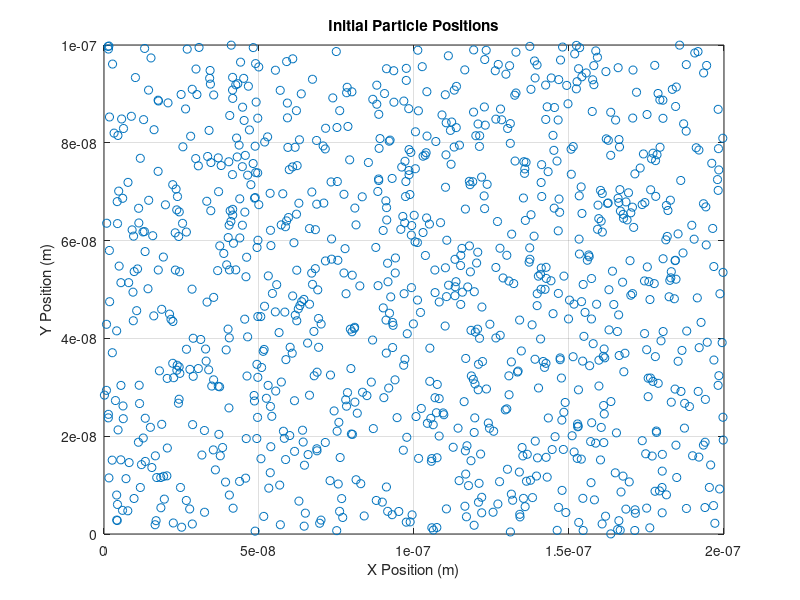
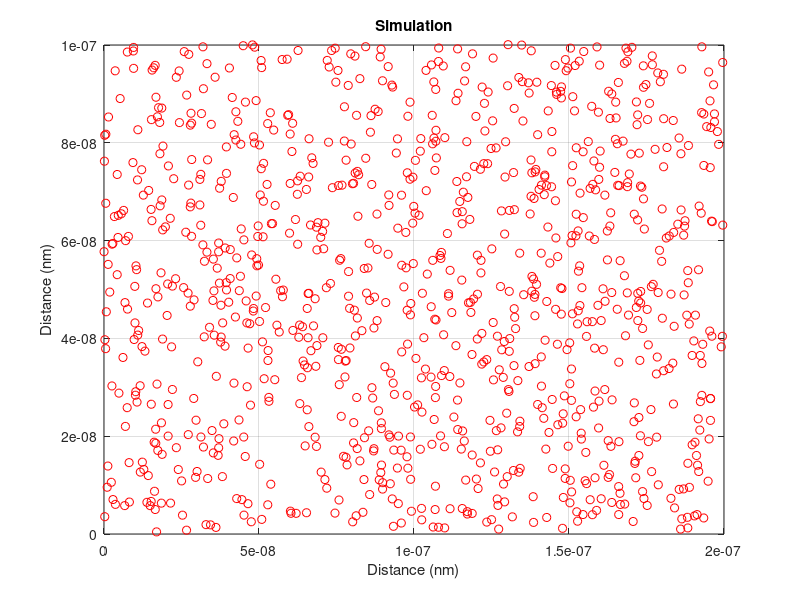
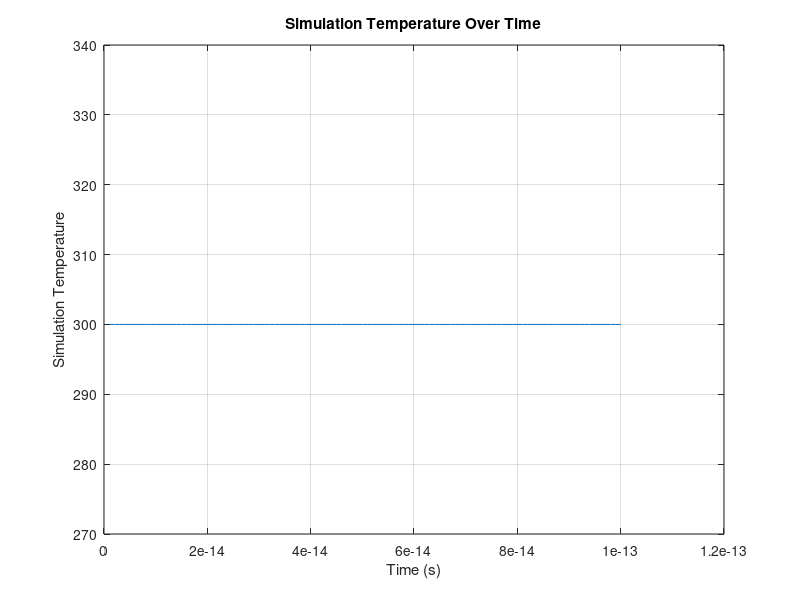

MATLAB code for these plots, in order: (Note: this script raises an error after producing the figures.)
% Creator: Rudi Hidvary 
% Student Number: 101037815
% Class: ELEC 4700 
% Document: Assignment 1

% QUESTIONS
% Q1: how do i get the trajectories not just the current values 
% Q2: mean free path for part 2 and how to get the time between collisions 
% Q3: How do i fix time on the temp graphs 

close all
clear
clc

% Constants for Model 
m0 = 9.11e-31; % electron mass (kg)
k = 1.381e-23; % boltzmans constant 

%Model Parameters
length = 200e-9;        % size of simulation in x dierection (m)
height = 100e-9;        % size of simulation in y direction (m)
temperature = 300;      % temperature in kelvin
me = 0.26*m0;           % Effective mass of an electorn in our simulation
e_num = 1000;             % Number of electrons in the simulation 
simlength = 100;        % Sests the number of iterations the simulation undergoes
graph_pause = 1;
sim_pause = 0.0000001;


% Initial Calculations 
% Question 1.a THERMAL VELOCITY
thermal_velocity = sqrt((2*k*temperature)/me) % velocity in (m/s)

% Initializing the Simulation Parameters 
initial_xposition = length*rand(e_num,1); % Sets the initial x positions as a vector of randomly selected numbers over the length of the simulation
initial_yposition = height*rand(e_num,1); % Sets the initial y position as a vector of randomly selected numbers over the length of the simulation
theta = 2*pi*rand(e_num,1); % Initializes a vector of random angles the size of the number of electrons
initial_xvelocity = thermal_velocity.*cos(theta).*ones(e_num,1); % Sets the initial velocity as the thermal temperature  
initial_yvelocity = thermal_velocity.*sin(theta).*ones(e_num,1); % 

figure(1)
plot(initial_xposition, initial_yposition, 'o')
title('Initial Particle Positions')
xlabel('X Position (m)')
ylabel('Y Position (m)')
axis([0 200e-9 0 100e-9])
grid on
pause(graph_pause)

timestep = 1e-15; % Timestep is the amount of time between each interval of the calculations 

new_xposition = initial_xposition; % Sets the 
new_yposition = initial_yposition;
new_xvelocity = initial_xvelocity;
new_yvelocity = initial_yvelocity;

initial_velocity = (mean(new_xvelocity.^2)) + (mean(new_yvelocity.^2));
initial_temp = (initial_velocity*me)/(2*k);
temp = [initial_temp];

% Simulation loop that continually updates the simulation at each timestep
% and calculates the 
for time = 1:simlength 
        
averageVel = (mean(new_xvelocity.^2)) + (mean(new_yvelocity.^2)); % Calculates the average velocity of the particles at given timestep
temp(time) = (averageVel*me)/(2*k); % Using the avaerge velocity, find the temperature of the system at this giventimestep

    
new_xposition = new_xposition + new_xvelocity*timestep;
new_yposition = new_yposition + new_yvelocity*timestep;
 


% Boundary Conditions being imposed 
overboundx = new_xposition > 200e-9;
underboundx = new_xposition < 0;
overboundy = new_yposition > 100e-9;
underboundy = new_yposition < 0;
new_xposition(overboundx) = new_xposition(overboundx) - 200e-9;  
new_xposition(underboundx) = new_xposition(underboundx) + 200e-9;
new_yvelocity(overboundy) = -new_yvelocity(overboundy);
new_yvelocity(underboundy) = -new_yvelocity(underboundy);

% Boundary Conditions for Bottleneck region

% Plotting the updating positions 
% Question 1.c.i 2D PLOT OF TRAJECTORIES
figure(2)
plot(new_xposition,new_yposition,'ro')
title('Simulation')
xlabel('Distance (nm)')
ylabel('Distance (nm)')
grid on
axis([0 200e-9 0 100e-9]) 
pause(sim_pause)

end
hold off

time = 1:simlength;

% Question 1.c.ii TEMPERATURE PLOT
figure(3) 
plot(time*timestep,temp)
title('Simulation Temperature Over Time')
xlabel('Time (s)')
ylabel('Simulation Temperature')
grid on
pause(graph_pause)

% Question 1.b MEAN FREE PATH
% Mean Free Path Calculation 
Tmn = 0.2e-12; % Mean time between collisions 
MFP_Q1 = averageVel*Tmn % Mean didtance travelled before collision occurs using the given mean time












%------------------------------------------------------------------------------------------------------------------------------------------------
% Question 2.a

% Initial Calculations 
% The thermal velocity needs to be made random and assigned to each
% variable. The random distribution is plotted in a histogram which shows
% the randomly generated distribution
thermal_velocity = sqrt((2*k*temperature)/me); % velocity in (m/s)
distribution1 = randn(e_num,1)*(thermal_velocity/sqrt(2));
distribution2 = randn(e_num,1)*(thermal_velocity/sqrt(2));
maxwell_boltzmann_dist = sqrt((distribution1.^2)+(distribution2.^2));
random_velocity = maxwell_boltzmann_dist;
bin_num = 10;
figure(4)
histogram(random_velocity,bin_num);
title('Thermal Velocity Distribution')
xlabel('Random Thermal Velocity (m/s)')
ylabel('Number of Particles Within Range')
grid on
pause(graph_pause)

% Initializing the Simulation Parameters 
initial_xposition = length*rand(e_num,1); % Sets the initial x positions as a vector of randomly selected numbers over the length of the simulation
initial_yposition = height*rand(e_num,1); % Sets the initial y position as a vector of randomly selected numbers over the length of the simulation
theta = 2*pi*rand(e_num,1); % Initializes a vector of random angles the size of the number of electrons
initial_xvelocity = random_velocity.*cos(theta).*ones(e_num,1); % Sets the initial velocity as a value from the distribution that gives thermal velocity
initial_yvelocity = random_velocity.*sin(theta).*ones(e_num,1); % 

figure(5)
plot(initial_xposition, initial_yposition, 'o')
title('Initial Particle Positions')
xlabel('X Position (m)')
ylabel('Y Position (m)')
axis([0 200e-9 0 100e-9])
grid on
pause(graph_pause)

timestep = 1e-15; % Timestep is the amount of time between each interval of the calculations 

new_xposition = initial_xposition; % Sets the 
new_yposition = initial_yposition;
new_xvelocity = initial_xvelocity;
new_yvelocity = initial_yvelocity;

initial_velocity = (mean(new_xvelocity.^2)) + (mean(new_yvelocity.^2));
initial_temp = (initial_velocity*me)/(2*k);
temp = [initial_temp];

% Scattering Equations
Pscatter = (1-exp(-(timestep/Tmn))); % Used to compare to random variable for scattering chance

% Mean Free Path and Mean Collision Time Equations
MFP = [];
TMN = [];
collision_num = 0; 
% Simulation loop that continually updates the simulation at each timestep
% and calculates the 
for time = 1:simlength 

% Electron scattering and reevaluation of velocity
rand_threshold = rand(e_num,1); % Sets a vector of random numbers for each electron to be compared to the scattering value
distribution1 = randn(e_num,1)*(thermal_velocity/sqrt(2));
distribution2 = randn(e_num,1)*(thermal_velocity/sqrt(2));
maxwell_boltzmann_dist = sqrt((distribution1.^2)+(distribution2.^2));
new_velocity = maxwell_boltzmann_dist;
    for index = 1:e_num
        if rand_threshold(index) < Pscatter 
            theta = 2*pi*rand(1);
            new_xvelocity(index) = cos(theta)*new_velocity(index);  
            new_yvelocity(index) = sin(theta)*new_velocity(index);
            %Counts the number of collisions that have occured
            collision_num = collision_num + 1;
        end
    end
    
new_xposition = new_xposition + new_xvelocity*timestep;
new_yposition = new_yposition + new_yvelocity*timestep;

% Boundary Conditions being imposed 
overboundx = new_xposition > 200e-9;
underboundx = new_xposition < 0;
overboundy = new_yposition > 100e-9;
underboundy = new_yposition < 0;
new_xposition(overboundx) = new_xposition(overboundx) - 200e-9;  
new_xposition(underboundx) = new_xposition(underboundx) + 200e-9;
new_yvelocity(overboundy) = -new_yvelocity(overboundy);
new_yvelocity(underboundy) = -new_yvelocity(underboundy);

% Plotting the updating positions 
% Question 1.c.i 2D PLOT OF TRAJECTORIES
figure(6)
plot(new_xposition,new_yposition,'ro')
title('Simulation')
xlabel('Distance (nm)')
ylabel('Distance (nm)')
grid on
axis([0 200e-9 0 100e-9]) 
pause(sim_pause)

averageVel = (mean(new_xvelocity.^2)) + (mean(new_yvelocity.^2));
temp(time) = (averageVel*me)/(2*k);
MFP(time) = averageVel*Tmn; % Uses the given Tmn to find the MFP for this simulation
TMN(time) = MFP_Q1/averageVel; % Uses the previously calculated MFP in part 1 to find the average time of collisions

end

calculated_Tmn_Q2 = (timestep*simlength*e_num)/(collision_num)
calculated_MFP_Q2 = calculated_Tmn_Q2*averageVel

% Question 1.c.ii TEMPERATURE PLOT
time = 1:simlength;

figure(7) % Plotting the Temperature of the system
plot(time*timestep,temp)
title('Average Temperature Over Time')
xlabel('Time (s)')
ylabel('Simulation Temperature (K)')
grid on
pause(graph_pause)

% Question 1.b MEAN FREE PATH
% Mean Free Path Calculation  
Tmn = 0.2e-12; % Mean time between collisions 
MFP_average = mean(MFP) % Mean distance travelled before collision occurs
TMN_average = mean(TMN) % Mean time between collisions calculated using a known 













%------------------------------------------------------------------------------------------------------------------------------------------------
% Question 3.a

% Initial Calculations 
% The thermal velocity needs to be made random and assigned to each
% variable. The random distribution is plotted in a histogram which shows
% the randomly generated distribution.
thermal_velocity = sqrt((2*k*temperature)/me)       ; % velocity in (m/s)
distribution1 = randn(e_num,1)*(thermal_velocity/sqrt(2));
distribution2 = randn(e_num,1)*(thermal_velocity/sqrt(2));
maxwell_boltzmann_dist = sqrt((distribution1.^2)+(distribution2.^2));
random_velocity = maxwell_boltzmann_dist;
bin_num = 10;
figure(8)
histogram(random_velocity,bin_num);
title('Thermal Velocity Distribution')
xlabel('Random Thermal Velocity (m/s)')
ylabel('Number of Particles Within Range')
grid on
pause(graph_pause)

% Setting whether the boundaries are specular = 0 or diffusive = 1
% boundary_type = 0; % Specular
 boundary_type = 1; % Diffusive


% Initializing the Simulation Parameters 
initial_xposition = length*rand(e_num,1); % Sets the initial x positions as a vector of randomly selected numbers over the length of the simulation
initial_yposition = height*rand(e_num,1); % Sets the initial y position as a vector of randomly selected numbers over the length of the simulation

% Reinitializing electrons that spawned in restricted regions
% Length of the channel or bottleneck and height are determined here
Lbottle = 80e-9;
Hbottle = 20e-9;
% Checking the boundaries and reinitializing the ones that are restricted
inboundx = (initial_xposition < ((length/2)+(Lbottle/2))) & (initial_xposition > ((length/2)-(Lbottle/2)));
inboundy = (initial_yposition < ((height/2)-(Hbottle/2))) | (initial_yposition > ((height/2)+(Hbottle/2)));
inbound = inboundx & inboundy;
while(max(inbound) > 0)
initial_xposition(inbound) = rand(size(initial_xposition(inbound),1),1)*length;
initial_yposition(inbound) = rand(size(initial_yposition(inbound),1),1)*height;
%initial_xposition(inbound) = rand(size(inbound,1),1)*length;
%initial_yposition(inbound) = rand(size(inbound,1),1)*height;
inboundx = (initial_xposition < ((length/2)+(Lbottle/2))) & (initial_xposition > ((length/2)-(Lbottle/2)));
inboundy = (initial_yposition < ((height/2)-(Hbottle/2))) | (initial_yposition > ((height/2)+(Hbottle/2)));
inbound = inboundx & inboundy;
end


theta = 2*pi*rand(e_num,1); % Initializes a vector of random angles the size of the number of electrons
initial_xvelocity = random_velocity.*cos(theta).*ones(e_num,1); % Sets the initial velocity as a value from the distribution that gives thermal velocity
initial_yvelocity = random_velocity.*sin(theta).*ones(e_num,1); % 

figure(9)
plot(initial_xposition, initial_yposition, 'o')
title('Initial Particle Positions')
xlabel('X Position (m)')
ylabel('Y Position (m)')
axis([0 200e-9 0 100e-9])
grid on
pause(graph_pause)

timestep = 1e-15; % Timestep is the amount of time between each interval of the calculations 

old_xposition = initial_xposition; % Sets the 
old_yposition = initial_yposition;
new_xvelocity = initial_xvelocity;
new_yvelocity = initial_yvelocity;

initial_velocity = (mean(new_xvelocity.^2)) + (mean(new_yvelocity.^2));
initial_temp = (initial_velocity*me)/(2*k);
temp = [initial_temp];

% Scattering Equations
Pscatter = (1-exp(-(timestep/Tmn))); % Used to compare to random variable for scattering chance

% Mean Free Path and Mean Collision Time Equations
MFP = [];
TMN = [];

% Simulation loop that continually updates the simulation at each timestep
% and calculates the 
for time = 1:simlength 

% Electron scattering and reevaluation of velocity
rand_threshold = rand(e_num,1); % Sets a vector of random numbers for each electron
distribution1 = randn(e_num,1)*(thermal_velocity/sqrt(2));
distribution2 = randn(e_num,1)*(thermal_velocity/sqrt(2));
maxwell_boltzmann_dist = sqrt((distribution1.^2)+(distribution2.^2));
new_velocity = maxwell_boltzmann_dist;
    for index = 1:e_num
        if rand_threshold(index) < Pscatter 
            theta = 2*pi*rand(1);
            new_xvelocity(index) = cos(theta)*new_velocity(index);  
            new_yvelocity(index) = sin(theta)*new_velocity(index);
        end
    end
    
new_xposition = old_xposition + new_xvelocity*timestep;
new_yposition = old_yposition + new_yvelocity*timestep;

% Boundary Conditions being imposed 
overboundx = new_xposition > 200e-9;
underboundx = new_xposition < 0;
overboundy = new_yposition > 100e-9;
underboundy = new_yposition < 0;
new_xposition(overboundx) = new_xposition(overboundx) - 200e-9;  
new_xposition(underboundx) = new_xposition(underboundx) + 200e-9;
new_yvelocity(overboundy) = -new_yvelocity(overboundy);
new_yvelocity(underboundy) = -new_yvelocity(underboundy);

% Restricted Region Boundary Cases
overhorizontal =  (new_xposition > ((length/2)-(Lbottle/2))) & (new_xposition < ((length/2)+(Lbottle/2))) & ((new_yposition < ((height/2)-(Hbottle/2))) | (new_yposition > ((height/2)+(Hbottle/2))));
previous_left = (old_xposition < ((length/2)-(Lbottle/2)));
previous_right = (old_xposition > ((length/2)+(Lbottle/2)));
previous_in = (old_xposition > ((length/2)-(Lbottle/2))) & (old_xposition < ((length/2)+(Lbottle/2)));
% if particles come from left and go over to restricted region, flip the
% velocities 
% Diffusive Boundary (Random Generated new velocity)
if (boundary_type == 1)
    distribution1 = randn(e_num,1)*(thermal_velocity/sqrt(2));
    distribution2 = randn(e_num,1)*(thermal_velocity/sqrt(2));
    maxwell_boltzmann_dist = sqrt((distribution1.^2)+(distribution2.^2));
    new_velocity = maxwell_boltzmann_dist;
    
    theta = 2*pi*rand(e_num,1);
    % For the electron to the left of the boundary
    new_xvelocity(overhorizontal & previous_left) = -abs(cos(theta(overhorizontal & previous_left)).*new_velocity(overhorizontal & previous_left));
    new_yvelocity(overhorizontal & previous_left) = sin(theta(overhorizontal & previous_left)).*new_velocity(overhorizontal & previous_left);
    % for the electrons to the right of the boundary
    new_xvelocity(overhorizontal & previous_right) = abs(cos(theta(overhorizontal & previous_right)).*new_velocity(overhorizontal & previous_right));
    new_yvelocity(overhorizontal & previous_right) = sin(theta(overhorizontal & previous_right)).*new_velocity(overhorizontal & previous_right);
    % for theelectron sin the tunnel region
    new_xvelocity(overhorizontal & previous_in) = cos(theta(overhorizontal & previous_in)).*new_velocity(overhorizontal & previous_in);
    new_yvelocity(overhorizontal & previous_in) = sin(theta(overhorizontal & previous_in)).*new_velocity(overhorizontal & previous_in);
    
else 
    new_xvelocity(overhorizontal & (previous_left | previous_right)) = -new_xvelocity(overhorizontal & (previous_left | previous_right));
    new_yvelocity(overhorizontal & previous_in) = -new_yvelocity(overhorizontal & previous_in);
end

% Plotting the updating positions 
% Question 3.a 2D PLOT OF TRAJECTORIES

% ATTEMPT AT TRAJECTORIES 
% plotx = [old_xposition new_xposition]
% plotx = plotx'
% ploty = [old_yposition new_yposition]
% ploty = ploty'
figure(10)
plot(new_xposition,new_yposition,'ro')
title('Simulation')
xlabel('Distance (nm)')
ylabel('Distance (nm)')
grid on
axis([0 200e-9 0 100e-9]) 
pause(sim_pause)

averageVel = (mean(new_xvelocity.^2)) + (mean(new_yvelocity.^2));
temp(time) = (averageVel*me)/(2*k);
MFP(time) = averageVel*Tmn; % Uses the given Tmn to find the MFP for this simulation
TMN(time) = MFP_Q1/averageVel; % Uses the previously calculated MFP in part 1 to find the average time of collisions

old_xposition = new_xposition;
old_yposition = new_yposition;

end

% Question 1.c.ii TEMPERATURE PLOT
time = 1:simlength;

figure(11) % Plotting the Temperature of the system
plot(time*timestep,temp)
title('Average Temperature Over Time')
xlabel('Time (s)')
ylabel('Simulation Temperature (K)')
grid on
pause(graph_pause)

% Question 1.b MEAN FREE PATH
% Mean Free Path Calculation  
Tmn = 0.2e-12; % Mean time between collisions 
MFP_average = mean(MFP) % Mean distance travelled before collision occurs
TMN_average = mean(TMN) % Mean time between collisions calculated using a known 



figure(12)
hist3([new_xposition new_yposition],[10,10])
set(gcf,'renderer','opengl');
set(get(gca,'child'),'FaceColor','interp','CDataMode','auto');




